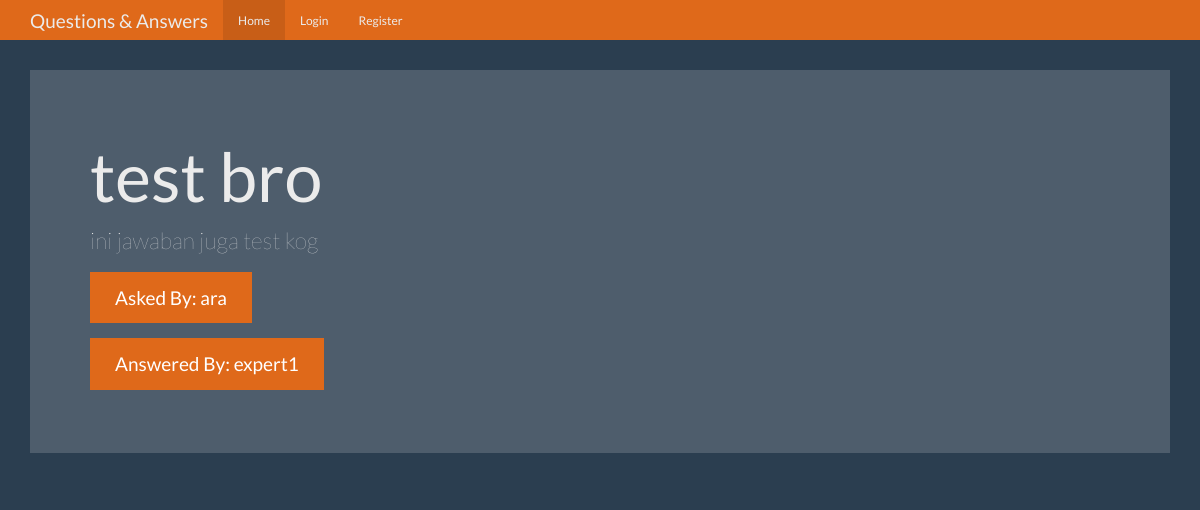
Screenshot of /question/1 with the database file from the repository.
### tables this page shows
CREATE TABLE questions (
    id integer primary key autoincrement,
    question_text text not null,
    answer_text text,
    asked_by_id integer not null,
    expert_id integer not null
);

CREATE TABLE users (
    id integer primary key autoincrement,
    name text not null,
    password text not null,
    expert boolean not null,
    admin boolean not null
);

### app.py (the view)
@app.route("/question/<question_id>")
def question(question_id):
    user = get_current_user
    db = dbcon.get_db()
    question_cur = db.execute('''select questions.question_text, questions.answer_text,
                                    asker.name as asker_name, expert.name as expert_name
                                from questions
                                join users as asker on asker.id = questions.asked_by_id
                                join users as expert on expert.id = questions.expert_id
                                where questions.id = ?''', [question_id])
    question_result = dbcon.extract_db(question_cur.fetchone())
    return render_template("question.html", question=question_result)

### dbcon.py (called while the page is built)
def connect_db():
    sql = sqlite3.connect("./questions.db")
    sql.row_factory = sqlite3.Row
    return sql

def get_db():
    if not hasattr(g, 'sqlite_db'):
        g.sqlite_db = connect_db()
    return g.sqlite_db

def extract_db(db_result):
    if len(db_result) == 0:
        return {}
    return dict(db_result)

### templates/question.html
{% extends 'base.html' %}
{% block body %}
      <div class="jumbotron">
        <h1>{{question.question_text}}</h1>
        <p>{{question.answer_text}}</p>
        <p><a class="btn btn-primary btn-lg">Asked By: {{question.asker_name}}</a></p>
        <p><a class="btn btn-primary btn-lg">Answered By: {{question.expert_name}}</a></p>
      </div>
{% endblock %}

### static/theme.css (style rules this page uses)
body { padding-top: 70px; padding-bottom: 30px; }

### rows the page displays
questions: question_text "test bro", answer_text "ini jawaban juga test kog"
users: asker_name "ara"
users: expert_name "expert1"
